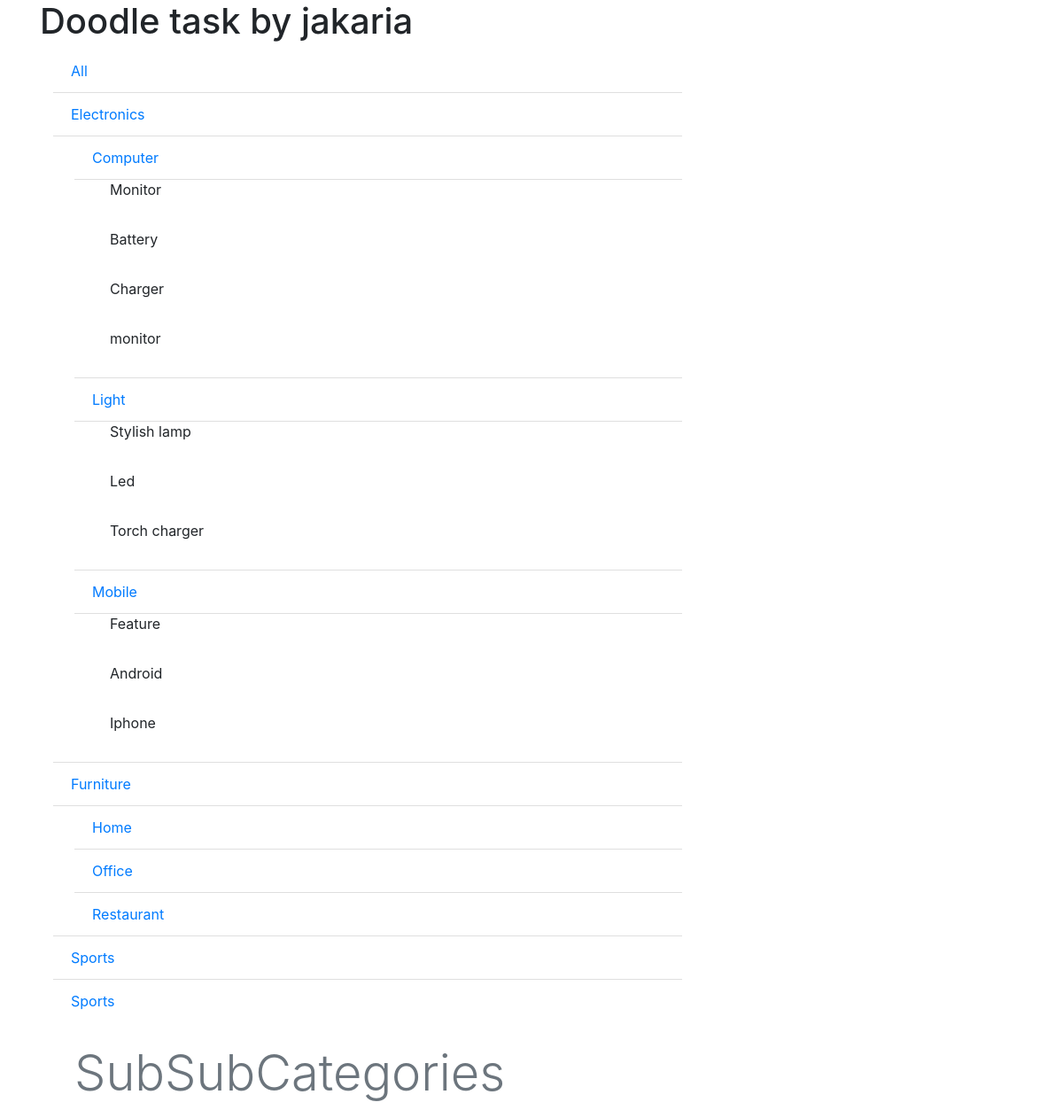
Page /cat/ on the committed database.
### base/models.py (models this page shows, shortened)
class Node(models.Model):
    name = models.CharField(max_length=200, null=True, blank=True)
    parent = models.ForeignKey('self', on_delete=models.CASCADE, related_name='children', null=True, blank=True )
    def __str__(self):
        return str(self.name)
    class Meta:
        ordering = ('name',)
        verbose_name_plural = 'Nodes'

class SubSubCategory(models.Model):
    sub_category = models.ForeignKey(SubCategory, on_delete=models.CASCADE, null=True, blank=True )
    name = models.CharField(max_length=155)

### base/views/user_views.py (the view)
# urls.py: path('cat/', views.index_view, name='category_all'),
def index_view(request, parent_or_child_gchild=None, pk=None):
    categories = Category.objects.filter(parent=None)
    if parent_or_child_gchild is None:
        subsubcats = SubSubCategory.objects.all()
    elif parent_or_child_gchild == 'child':
        sub_cat = SubCategory.objects.get(pk=pk)
        subsubcats = sub_cat.subsubcategory_set.all()
    elif parent_or_child_gchild == 'parent':
        subsubcats = []
        sub_cats = Category.objects.get(pk=pk).children.all()
        for sc in sub_cats:
            sscts = sc.subsubcategory_set.all()
            subsubcats += sscts
    else:
        subsubcats = []
    return render(
    request,
    'category/index.html',
    {
        'categories':categories,
        'subsubcats':subsubcats,
     }
    )

### base/managers.py (called while the page is built)
    def get_queryset(self):
        return super().get_queryset().filter(parent=None)

### templates/category/index.html (shortened to what this page needs)
<!doctype html>
<html lang="en">
  <head>
    <link rel="stylesheet" href="https://stackpath.bootstrapcdn.com/bootstrap/4.3.1/css/bootstrap.min.css">
  </head>
  <body>
      <div class="container">
        <h1>Doodle task by jakaria</h1>
        <div class="row">
            <div class="col-md-12">
                <div class="col-md-8">
                    <ul class="list-group list-group-flush">
                        <li class="list-group-item">
                          <a href="{% url 'category_all' %}"> All </a>
                          </li>
                        {% for category in categories %}
                            <li class="list-group-item"><a href="{% url 'category' parent_or_child_gchild="parent" pk=category.id %}"> {{category}} </a></li>
                        {% for subcat in category.children.all %}
                        <li class="list-group-item ml-4"><a href="{% url 'category' parent_or_child_gchild="child" pk=subcat.id %}">{{subcat}} </a> </li>
                          {% for ssc in subcat.subsubcategory_set.all %}
                          <p class="display-5 ml-5 pl-3"> {{ssc.name}}<p>
                          {% endfor %}
                        {% endfor %}
                        {% endfor %}
                    </ul>
                </div>
                <div class="col-md-2">
                  <h3 class="text-center display-4 text-secondary ml-4 mt-4"> SubSubCategories </h3>
                </div>
            </div>
        </div>
      </div>
  </body>
</html>

### rows in the picture
Node: name "Electronics"
Node: name "Computer"
SubSubCategory: name "Monitor"
SubSubCategory: name "Battery"
SubSubCategory: name "Charger"
SubSubCategory: name "monitor"
Node: name "Light"
SubSubCategory: name "Stylish lamp"
SubSubCategory: name "Led"
SubSubCategory: name "Torch charger"
Node: name "Mobile"
SubSubCategory: name "Feature"
SubSubCategory: name "Android"
SubSubCategory: name "Iphone"
Node: name "Furniture"
Node: name "Home"
Node: name "Office"
Node: name "Restaurant"
Node: name "Sports"
Node: name "Sports"
